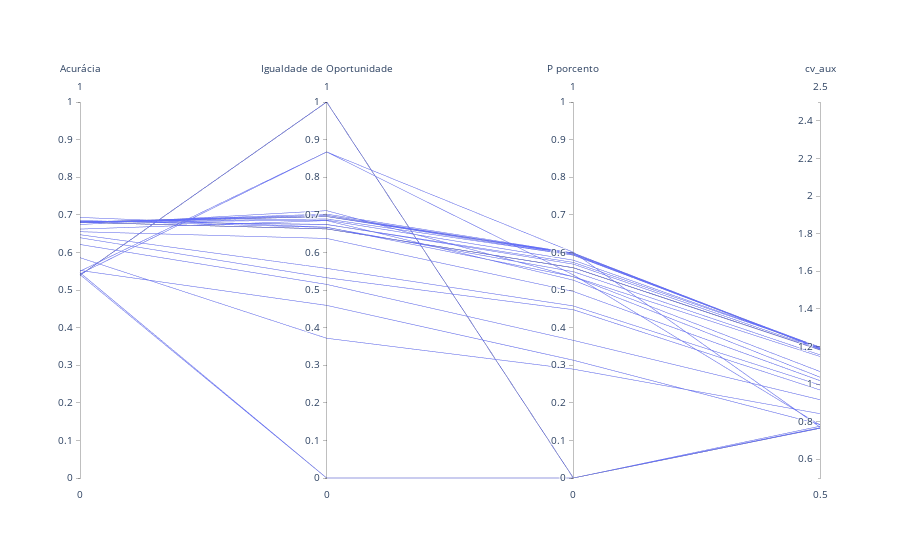

Notebook code for this chart:
### Code cell
fig = go.Figure(data=
    go.Parcoords(
        line = dict(),
        dimensions = list([
            dict(range = [0,1],
                label = 'Acurácia', values = metrics_adult_log['Acurácia']),
            dict(range = [0,1],
                label = 'Igualdade de Oportunidade', values = metrics_adult_log['Igualdade de Oportunidade']),
            dict(range = [0,1],
                label = 'P porcento', values = metrics_adult_log['P porcento']),
            dict(range = [0.5,2.5],
                label = 'cv_aux', values = metrics_adult_log['cv_aux']),
        ])
    )
)

fig.update_layout(
    plot_bgcolor = 'white',
    paper_bgcolor = 'white'
)

fig.show()
